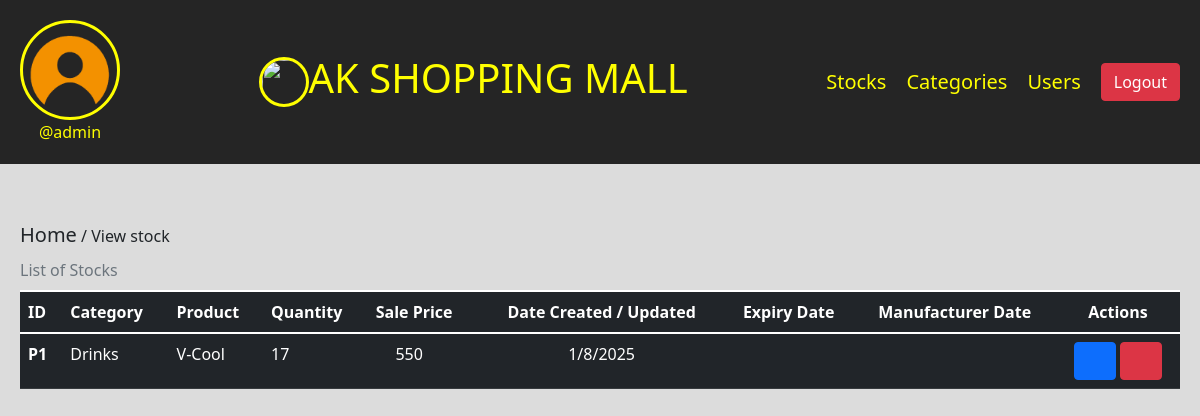
The app's page /view-stock (signed in), older data.
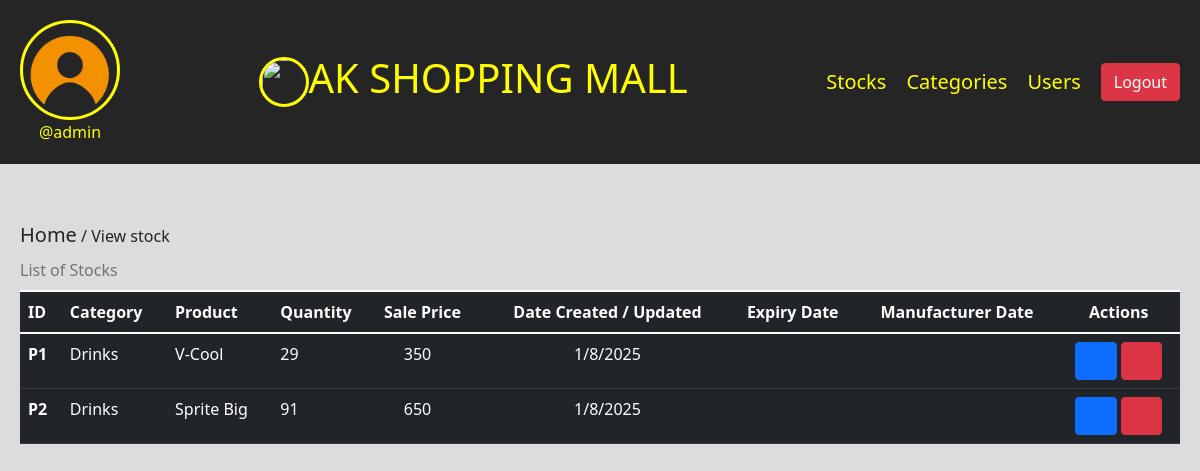
The same page, newer data.
### ims/models.py (models this page shows, shortened)
class Stock(models.Model):
    category = models.CharField(max_length=100, blank=True)
    product_name = models.CharField(max_length=100, blank=True)
    product_qtn = models.IntegerField(blank=True)
    price = models.IntegerField(blank=True)
    sale_price = models.IntegerField(blank=True)
    expiry_date = models.CharField(max_length=100, blank=True)
    manufacturer_date = models.CharField(max_length=100, blank=True)
    date = models.CharField(max_length=100, blank=True)

### ims/views.py (the view)
# urls.py: path('view-stock', views.view_stock, name='view-stock'),
@login_required(login_url='login')
def view_stock(request):
    user = Profile.objects.get(user=request.user)
    stock = Stock.objects.all()
    context = {
        'user':user,
        'stock':stock
    }
    return render(request, 'view-stock.html', context)

### templates/view-stock.html (shortened to what this page needs)
{% load static %}
<!DOCTYPE html>
<html lang="en">
<head>
    <link rel="stylesheet" href="../static/bootstrap/css/bootstrap.min.css">
    <link rel="stylesheet" href="../static/lineawesome/css/line-awesome.min.css">
    <link rel="stylesheet" href="../static/fontawesome-free/css/all.min.css">
</head>
<body>
    <div class="nav">
        <div class="header-section">
            <div class="img">
                <img src="{{user.profileimg.url}}" alt="" height="100" width="100" type="button" data-bs-toggle="offcanvas" data-bs-target="#offcanvasScrolling" aria-controls="offcanvasScrolling">
                <br>
                <span>@{{user.user.username}}</span>
            </div>
            <div class="title">
                <img src="{% static 'img/ak-logo.jpg' %}" height="50" width="50">
                <h2>AK SHOPPING MALL</h2>
            </div>
            <div class="tabs">
                <a href="/view-stock">Stocks</a>
                <a href="/view-category">Categories</a>
                <a href="/view-user">Users</a>
                <a href="/logout" class="btn btn-danger">Logout</a>
            </div>
        </div>
    </div>
    <div class="body-section">
        <span><a href="/" class="text-dark">Home</a> / View stock</span>
        <table class="table caption-top table-dark">
            <caption>List of Stocks</caption>
            <thead>
              <tr>
                <th scope="col">ID</th>
                <th scope="col">Category</th>
                <th scope="col">Product</th>
                <th scope="col">Quantity</th>
                <th scope="col">Sale Price</th>
                <th scope="col" class="text-center">Date Created / Updated</th>
                <th scope="col" class="text-center">Expiry Date</th>
                <th scope="col" class="text-center">Manufacturer Date</th>
                <th scope="col" class="text-center">Actions</th>
              </tr>
            </thead>
            <tbody>
            {% for s in stock %}
              <tr>
                <th scope="row">P{{s.id}}</th>
                <td>{{s.category}}</td>
                <td>{{s.product_name}}</td>
                <td>{{s.product_qtn}}</td>
                <td><i class="fa-solid fa-naira-sign"></i> {{s.sale_price}}</td>
                <td class="text-center">{{s.date}}</td>
                <td class="text-center">{{s.expiry_date}}</td>
                <td class="text-center">{{s.manufacturer_date}}</td>
                <td class="text-center">
                    <a href="/update-stock/{{s.id}}" class="btn btn-primary"><i class="la la-edit"></i></a>
                    <a href="/stock-request-for-delete/{{s.id}}" class="btn btn-danger"><i class="la la-trash"></i></a>
                </td>
              </tr>
              {% endfor %}
            </tbody>
          </table>
    </div>
</body>
</html>

Row changes from the older to the newer data that the page shows:
changed Stock "V-Cool": product_qtn "17" → "29"; sale_price "550" → "350"
added Stock: id "2", category "Drinks", product_name "Sprite Big", product_qtn "91", sale_price "650", date "1/8/2025"
